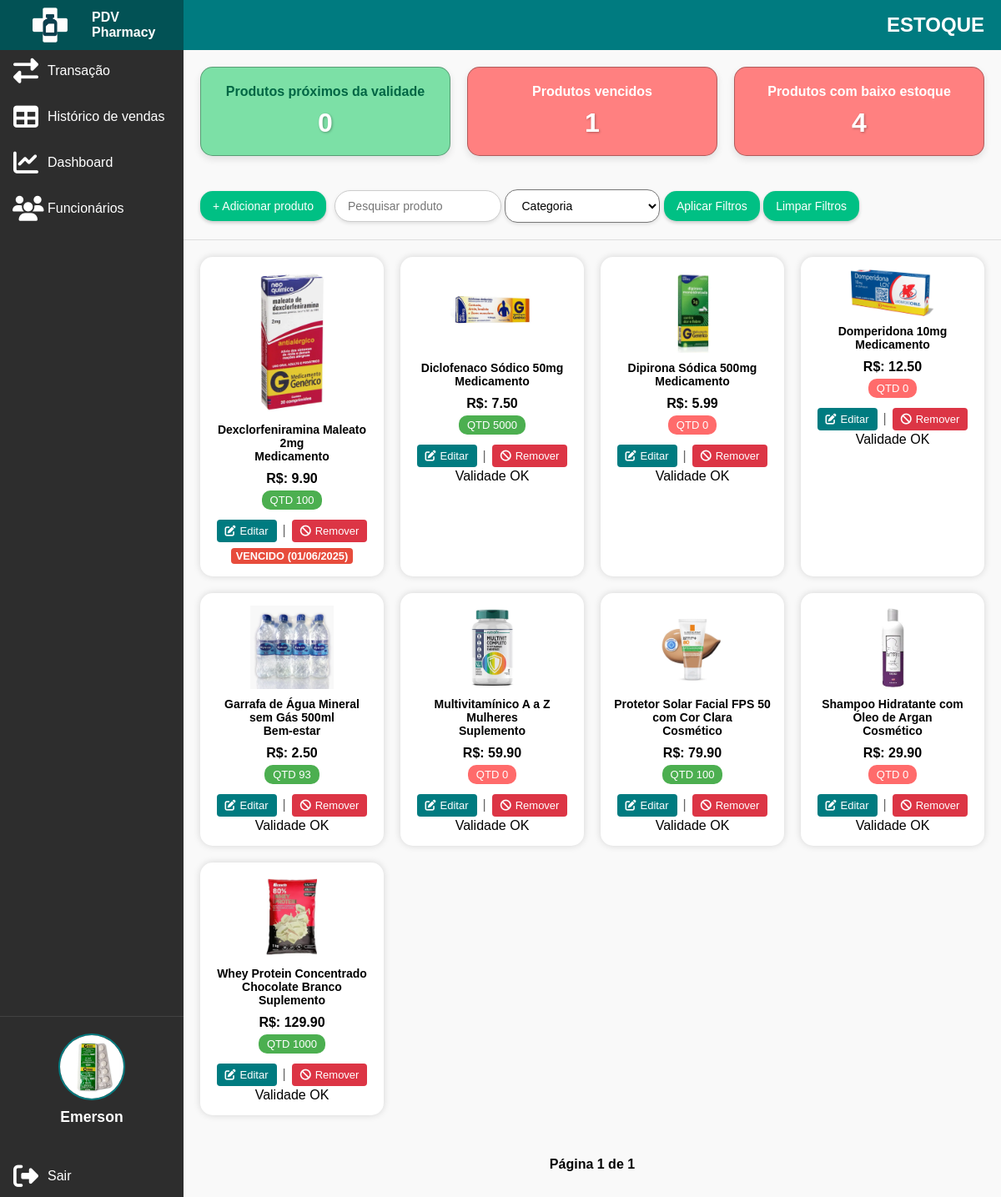
Before: /estoque/listar/ (signed in) with the older database file.
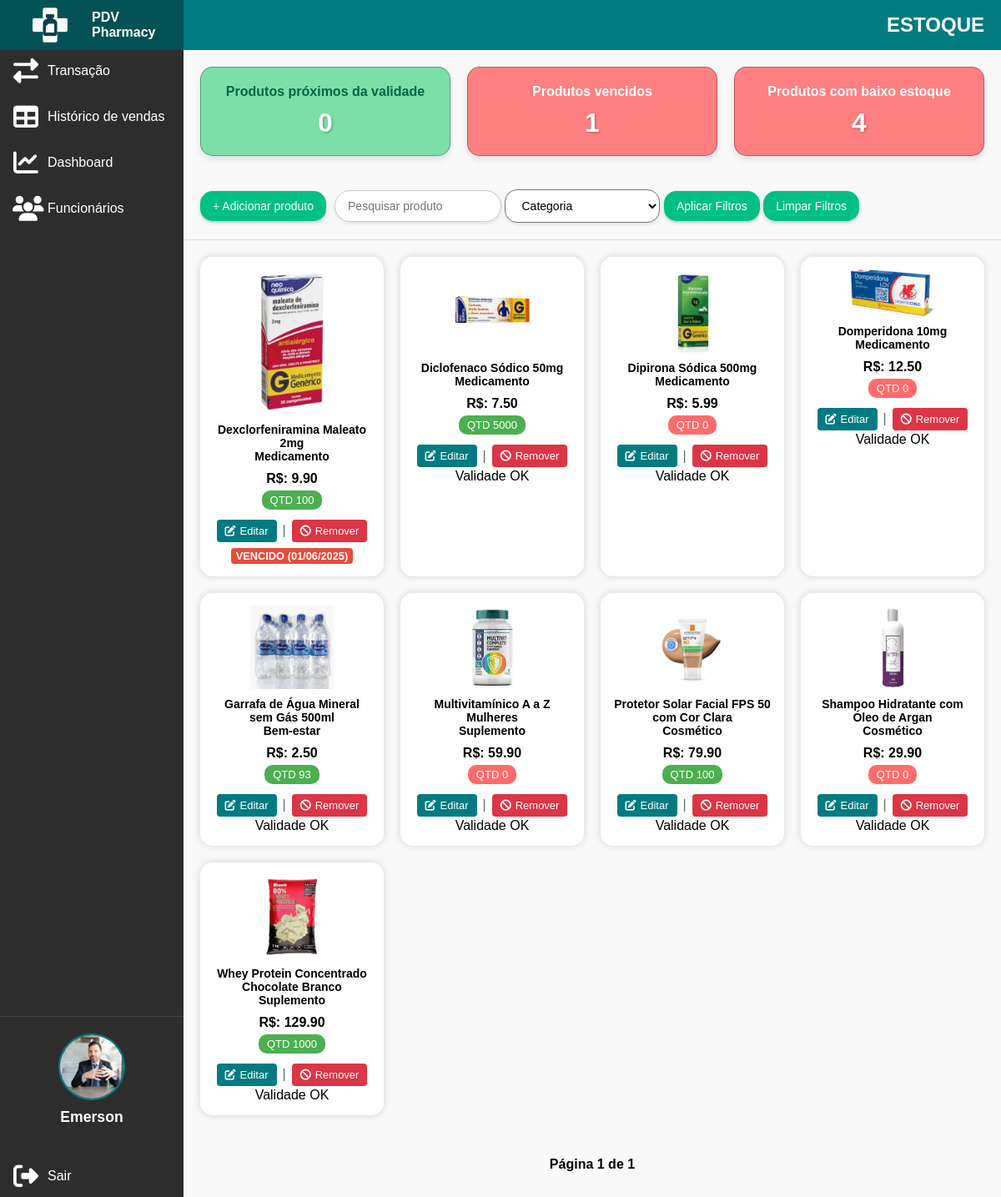
After: the same page with the newer database file.
### funcionario/models.py (models this page shows)
class Funcionario(models.Model):
    user = models.OneToOneField(User, on_delete=models.CASCADE, null=True, blank=True)
    SEXO_CHOICES = [
        ('M', 'Masculino'),
        ('F', 'Feminino'),
        ('O', 'Outro'),
    ]
    telefone = models.CharField(max_length=15)
    cpf = models.CharField(max_length=14, unique=True)
    endereco = models.CharField(max_length=255)
    sexo = models.CharField(max_length=1, choices=SEXO_CHOICES)
    data_nascimento = models.DateField()
    foto = models.ImageField(upload_to='fotos_funcionarios/', blank=True, null=True)
    observacao = models.TextField(blank=True, null=True)
    criado_em = models.DateTimeField(auto_now_add=True)

### estoque/models.py (models this page shows, shortened)
class Produto(models.Model):
    CATEGORIAS = [
        ('medicamento', 'Medicamento'),
        ('cosmetico', 'Cosmético'),
        ('suplemento', 'Suplemento'),
        ('higiene', 'Higiene Pessoal'),
        ('perfumaria', 'Perfumaria'),
        ('bem_estar', 'Bem-estar'),
        ('veterinario', 'Produtos Veterinários'),
    ]
    nome = models.CharField(max_length=100)
    descricao = models.TextField(blank=True)
    preco = models.DecimalField(max_digits=10, decimal_places=2)
    categoria = models.CharField(max_length=100, choices=CATEGORIAS)
    codigo_barras = models.CharField(max_length=100, unique=True)
    imagem = models.ImageField(upload_to='produtos/', blank=True, null=True)
    quantidade_estoque = models.PositiveIntegerField(default=0)
    ativo = models.BooleanField(default=True)

class Lote(models.Model):
    produto = models.ForeignKey(Produto, related_name='lotes', on_delete=models.CASCADE)
    data_entrada = models.DateField()
    data_validade = models.DateField()
    quantidade = models.IntegerField()

### estoque/views.py (the view)
# urls.py: path('listar/', views.listar_produtos, name='listar_produtos'),
@login_required
def listar_produtos(request):
    if not (eh_dono(request.user) or is_funcionario(request.user)):
        return redirect('login')
    query = request.GET.get('q', '')
    categoria_valor = request.GET.get('categoria', '')
    validade_proxima_filter_ativado = request.GET.get('validade_proxima', '') == 'true'
    status_validade_filter = request.GET.get('status_validade', '')
    baixo_estoque_filter_ativado = request.GET.get('baixo_estoque', '') == 'true'
    hoje = timezone.now().date()
    dias_validade_proxima = 90
    limite_data_validade_proxima = hoje + timedelta(days=dias_validade_proxima)
    produtos_qs = Produto.objects.filter(ativo=True).order_by('nome')
    if query:
        produtos_qs = produtos_qs.filter(
            Q(nome__icontains=query) | Q(codigo_barras__icontains=query)
        )
    if categoria_valor:
        produtos_qs = produtos_qs.filter(categoria=categoria_valor)
    if validade_proxima_filter_ativado:
        produtos_com_lotes_proximos_vencimento = Produto.objects.filter(
            lotes__data_validade__gte=hoje,
            lotes__data_validade__lte=limite_data_validade_proxima
        ).distinct()
        produtos_qs = produtos_qs.filter(id__in=produtos_com_lotes_proximos_vencimento.values('id'))
    if status_validade_filter == 'vencido':
        produtos_vencidos = Produto.objects.filter(
            lotes__data_validade__lt=hoje
        ).distinct()
        produtos_qs = produtos_qs.filter(id__in=produtos_vencidos.values('id'))
    if baixo_estoque_filter_ativado:
        produtos_qs = produtos_qs.filter(quantidade_estoque__lte=5)
    produtos_para_exibir_com_status = []
    for produto in produtos_qs.distinct():
        produto_data = {
            'id': produto.id,
            'nome': produto.nome,
            'descricao': produto.descricao,
            'preco': produto.preco,
            'categoria': produto.categoria,
            'get_categoria_display': produto.get_categoria_display(),
            'codigo_barras': produto.codigo_barras,
            'imagem': produto.imagem,
            'quantidade_estoque': produto.quantidade_estoque,
            'status_validade': 'ok',
            'data_validade_mais_proxima': None,
        }
        lotes_do_produto_atual = produto.lotes.all()
        lote_mais_proximo_vencimento = None
        lote_vencido_mais_antigo = None
        for lote in lotes_do_produto_atual:
            if lote.data_validade < hoje:
                if lote_vencido_mais_antigo is None or lote.data_validade < lote_vencido_mais_antigo.data_validade:
                    lote_vencido_mais_antigo = lote
            elif lote.data_validade > hoje and lote.data_validade <= limite_data_validade_proxima:
                if lote_mais_proximo_vencimento is None or lote.data_validade < lote_mais_proximo_vencimento.data_validade:
                    lote_mais_proximo_vencimento = lote
        if lote_vencido_mais_antigo:
            produto_data['status_validade'] = 'vencido'
            produto_data['data_validade_mais_proxima'] = lote_vencido_mais_antigo.data_validade
        elif lote_mais_proximo_vencimento:
            produto_data['status_validade'] = 'perto_vencer'
            produto_data['data_validade_mais_proxima'] = lote_mais_proximo_vencimento.data_validade
        produtos_para_exibir_com_status.append(produto_data)
    paginator = Paginator(produtos_para_exibir_com_status, 10)
    page_number = request.GET.get('page')
    page_obj = paginator.get_page(page_number)
    lotes_filtrados_geral = Lote.objects.filter(produto__in=produtos_qs)
    perto_validade_count_geral = lotes_filtrados_geral.filter(
        data_validade__gt=hoje,
        data_validade__lte=limite_data_validade_proxima
    ).count()
    vencidos_count_geral = lotes_filtrados_geral.filter(
        data_validade__lt=hoje
    ).count()
    baixa_quantidade_count_geral = produtos_qs.filter(
        quantidade_estoque__lte=5
    ).count()
    total_produtos_filtrados = produtos_qs.count()
    total_lotes_filtrados = lotes_filtrados_geral.count()
    quantidade_total_itens_filtrados = lotes_filtrados_geral.aggregate(Sum('quantidade'))['quantidade__sum'] or 0
    valor_total_estoque_filtrado = lotes_filtrados_geral.annotate(
        valor_lote=ExpressionWrapper(F('quantidade') * F('produto__preco'), output_field=DecimalField())
    ).aggregate(Sum('valor_lote'))['valor_lote__sum'] or 0.00
    count_produtos_com_validade_proxima = Produto.objects.filter(
        lotes__data_validade__gte=hoje,
        lotes__data_validade__lte=limite_data_validade_proxima
    ).filter(pk__in=produtos_qs.values('pk')).distinct().count()
    context = {
        'page_obj': page_obj,
        'query_param': query,
        'categoria_param': categoria_valor,
        'todas_categorias': Produto.CATEGORIAS,
        'validade_proxima_param_ativado': validade_proxima_filter_ativado,
        'status_validade_param': status_validade_filter,
        'baixo_estoque_param_ativado': baixo_estoque_filter_ativado,
        'total_produtos_exibidos': total_produtos_filtrados,
        'total_lotes_exibidos': total_lotes_filtrados,
        'quantidade_total_itens_exibidos': quantidade_total_itens_filtrados,
        'valor_total_estoque_exibido': valor_total_estoque_filtrado,
        'produtos_com_validade_proxima_exibidos': count_produtos_com_validade_proxima,
        'dias_para_validade_proxima': dias_validade_proxima,
        'perto_validade_count_geral': perto_validade_count_geral,
        'vencidos_count_geral': vencidos_count_geral,
        'baixa_quantidade_count_geral': baixa_quantidade_count_geral,
        'hoje': hoje,
        'is_dono': eh_dono(request.user),
    }
    return render(request, 'estoque/listar_produtos.html', context)

### estoque/views.py (called while the page is built)
def eh_dono(user):
    return user.groups.filter(name='dono').exists()

### funcionario/context_processors.py (called while the page is built)
def funcionario_logado_context(request):
    funcionario_logado = None
    if request.user.is_authenticated:
        try:
            funcionario_logado = request.user.funcionario
        except Funcionario.DoesNotExist:
            pass
    return {'funcionario_logado': funcionario_logado}

def is_dono_context(request):
    is_dono_var = False
    if request.user.is_authenticated:
        is_dono_var = request.user.groups.filter(name='dono').exists()
    return {'is_dono': is_dono_var}

### templates/estoque/listar_produtos.html (shortened to what this page needs)
{% load static %}
<html lang="pt">
<head>
    <link rel="stylesheet" href="https://cdnjs.cloudflare.com/ajax/libs/font-awesome/6.4.0/css/all.min.css"/>
    <link rel="stylesheet" href="{% static 'css/style_estoque.css' %}">
    {% load tz %}
</head>
<body>
<div class="sidebar">
        <div class="sidebar-top">
            <img src="{% static 'img/logo-icon.png' %}" alt="Logo PDV Farma" class="logo">
            <span class="logo-text">PDV Pharmacy</span>
        </div>
        <a href="{% url 'nova_venda' %}"><i class="fas fa-exchange-alt"></i><span>Transação</span></a>
        <a href="{% url 'historico_vendas' %}"><i class="fas fa-solid fa-table"></i><span>Histórico de vendas</span></a>
        <a href="{% url 'dashboard' %}"><i class="fas fa-chart-line"></i><span>Dashboard</span></a>
        {% if is_dono %}
            <a href="{% url 'listar_funcionarios' %}"> <i class="fas fa-users"></i> <span>Funcionários</span></a>
        {% endif %}
        {% if user.is_authenticated and funcionario_logado %}
    <div class="user-profile-sidebar">
        {% if funcionario_logado.foto %}
            <img src="{{ funcionario_logado.foto.url }}" alt="Foto de Perfil" class="profile-pic">
        {% else %}
            <img src="{% static 'img/default_profile_pic.png' %}" alt="Foto de Perfil Padrão" class="profile-pic">
        {% endif %}
        <span class="user-name">{{ user.first_name|default:user.username }}</span>
    </div>
    {% endif %}
        {% if user.is_authenticated %}
        <a href="#" class="logout-link">
            <i class="fas fa-sign-out-alt"></i><span>Sair</span>
        </a>
        {% endif %}
    </div>
<div class="main-content">
    <div class="topbar">
        ESTOQUE
    </div>
    <div class="indicators">
        <a href="{% url 'listar_produtos' %}?validade_proxima=true" class="card
                {% if produto.perto_validade_count_geral > 0 %}
                 red
                {% else %}
                green
                {% endif %}">
            Produtos próximos da validade<br><strong>{{ perto_validade_count_geral }}</strong>
        </a>
        <a href="{% url 'listar_produtos' %}?status_validade=vencido" class="card
                {% if vencidos_count_geral > 0 %}
                 red
                {% else %}
                green
                {% endif %}">
            Produtos vencidos<br><strong>{{ vencidos_count_geral }}</strong>
        </a>
        <a href="{% url 'listar_produtos' %}?baixo_estoque=true" class="card
                {% if baixa_quantidade_count_geral > 0 %}
                 red
                {% else %}
                green
                {% endif %}">
            Produtos com baixo estoque<br><strong>{{ baixa_quantidade_count_geral }}</strong>
        </a>
    </div>
    <div class="controls">
        {% if is_dono %}
            <a href="{% url 'criar_produto' %}"><button>+ Adicionar produto</button></a>
        {% endif %}
        <form method="GET" action="{% url 'listar_produtos' %}" style="display: inline;">
            <input type="text" name="q" value="{{ query_param }}" placeholder="Pesquisar produto">
            <select name="categoria">
                <option value="">Categoria</option>
            </select>
            <button type="submit">Aplicar Filtros</button>
            <a href="{% url 'listar_produtos' %}"><button type="button">Limpar Filtros</button></a>
        </form>
    </div>
    <div class="products">
        {% for produto in page_obj %}
        <div class="product-card">
            {% if produto.imagem %}
            <img src="{{ produto.imagem.url }}" alt="{{ produto.nome }}" width="150" />
            {% else %}
            <p>Sem imagem</p>
            {% endif %}
            <h3>{{ produto.nome }}<br>{{ produto.get_categoria_display }}</h3>
            <div class="price">R$: {{ produto.preco|floatformat:2 }}</div>
            <div class="qty
                {% if produto.quantidade_estoque > 12 %}
                    qty-green
                {% elif produto.quantidade_estoque > 5 %}
                    qty-yellow
                {% else %}
                    qty-red
                {% endif %}
            ">
            QTD {{ produto.quantidade_estoque }}
            </div>
            {% if is_dono %}
                <div class="actions" style="margin-top: 10px;">
    <a href="{% url 'atualizar_produto' produto.id %}" class="button button-edit"><i class="fas fa-edit"></i> Editar</a>
    <span class="separator">|</span> <form method="post" action="{% url 'deletar_produto' produto.id %}" style="display:inline;" id="delete-form-{{ produto.id }}">
        <button type="button" class="button button-danger" onclick="confirmDelete({{ produto.id }}, '{{ produto.nome }}')">
            <i class="fas fa-ban"></i> Remover
        </button>
    </form>
</div>
            {% endif %}
            <div>
                {% if produto.status_validade == 'vencido' %}
                    <span class="badge badge-red">VENCIDO ({{ produto.data_validade_mais_proxima|date:"d/m/Y" }})</span>
                {% elif produto.status_validade == 'perto_vencer' %}
                    <span class="badge badge-yellow">Perto de vencer ({{ produto.data_validade_mais_proxima|date:"d/m/Y" }})</span>
                {% else %}
                    <span>Validade OK</span>
                {% endif %}
            </div>
        </div>
        {% empty %}
        <p>Nenhum produto encontrado.</p>
        {% endfor %}
    </div>
    <div class="paginacao" style="text-align: center; margin: 20px;">
        <span>Página {{ page_obj.number }} de {{ page_obj.paginator.num_pages }}</span>
    </div>
</div>
</body>
</html>

Changed rows visible on the page:
changed Funcionario: foto: a different picture
